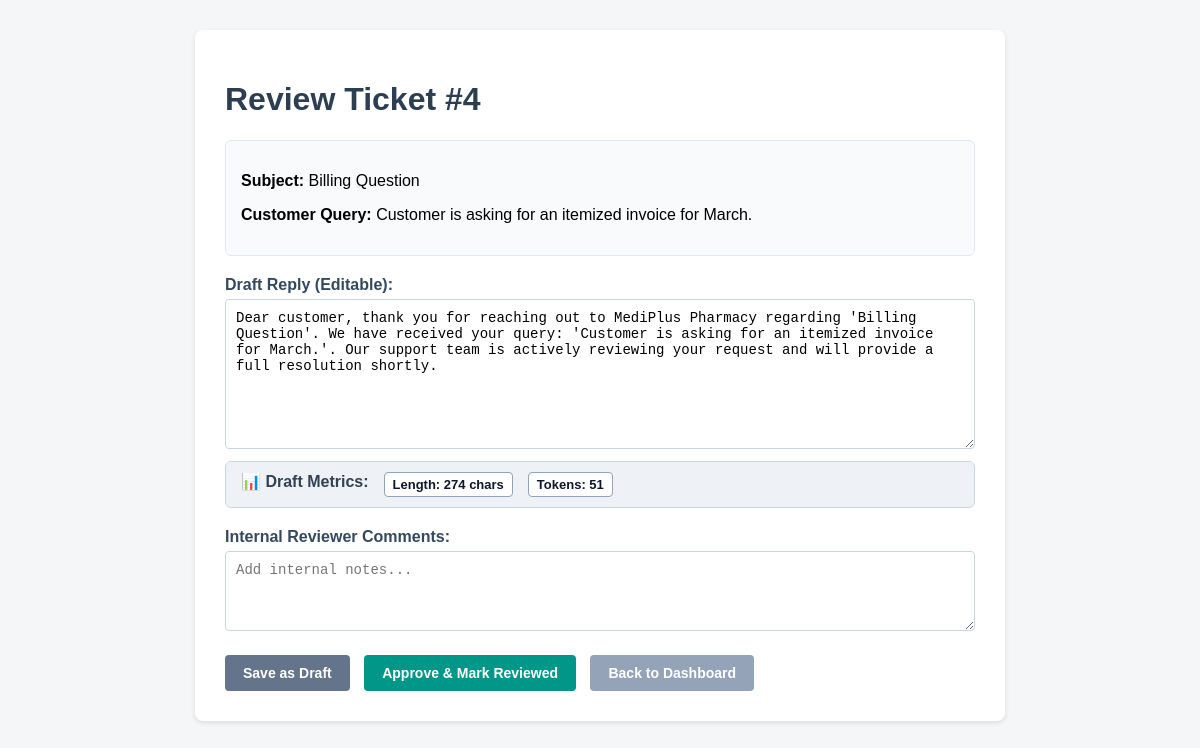
The app's page /review/4 with its own data.
### tables this page shows
CREATE TABLE tickets (
            id INTEGER PRIMARY KEY AUTOINCREMENT,
            subject TEXT NOT NULL,
            content TEXT NOT NULL
        , draft_reply TEXT, status TEXT DEFAULT 'Draft', comment TEXT, draft_length INTEGER DEFAULT 0, token_count INTEGER DEFAULT 0);

### app.py (the view, shortened to what this page needs)
@app.route('/review/<int:ticket_id>', methods=['GET', 'POST'])
def review_ticket(ticket_id):
    init_db()
    conn = sqlite3.connect(DB_NAME)
    cursor = conn.cursor()
    cursor.execute("SELECT id, subject, content, draft_reply, status, comment, draft_length, token_count FROM tickets WHERE id = ?", (ticket_id,))
    ticket = cursor.fetchone()
    conn.close()
    if not ticket:
        return "Ticket not found", 404
    return render_template('review.html', ticket=ticket)

### templates/review.html (shortened to what this page needs)
<!DOCTYPE html>
<html lang="en">
<head>
</head>
<body>
    <div class="container">
        <h1>Review Ticket #{{ ticket[0] }}</h1>
        <div class="ticket-info">
            <p><strong>Subject:</strong> {{ ticket[1] }}</p>
            <p><strong>Customer Query:</strong> {{ ticket[2] }}</p>
        </div>
        <form method="POST">
            <div class="form-group">
                <label for="draft_reply">Draft Reply (Editable):</label>
                <textarea name="draft_reply" id="draft_reply" oninput="updateCharCount()">{{ ticket[3] or '' }}</textarea>
                <div class="metric-box">
                    <span>📊 Draft Metrics:</span>
                    <span class="metric-pill" id="char-metric">Length: {{ ticket[6] or 0 }} chars</span>
                    <span class="metric-pill" id="tok-metric">Tokens: {{ ticket[7] or 0 }}</span>
                </div>
            </div>
            <div class="form-group">
                <label for="comment">Internal Reviewer Comments:</label>
                <textarea name="comment" style="height: 80px;" placeholder="Add internal notes...">{{ ticket[5] or '' }}</textarea>
            </div>
            <button type="submit" name="action" value="save" class="btn btn-secondary">Save as Draft</button>
            <button type="submit" name="action" value="approve" class="btn">Approve & Mark Reviewed</button>
            <a href="/" class="btn btn-secondary" style="background-color: #94a3b8;">Back to Dashboard</a>
        </form>
    </div>
</body>
</html>

### templates/review.html (style rules this page uses)
body { font-family: Arial, sans-serif; margin: 30px; background-color: #f4f6f8; }
.container { background: white; padding: 30px; border-radius: 8px; box-shadow: 0 2px 5px rgba(0,0,0,0.1); max-width: 750px; margin: auto; }
h1 { color: #2c3e50; }
.ticket-info { background: #f8fafc; padding: 15px; border-radius: 6px; margin-bottom: 20px; border: 1px solid #e2e8f0; }
.metric-box { background: #eef2f7; padding: 10px 15px; border-radius: 6px; margin-top: 8px; margin-bottom: 20px; font-weight: bold; color: #334155; border: 1px solid #cbd5e1; display: flex; gap: 15px; }
.metric-pill { background: white; padding: 4px 8px; border-radius: 4px; border: 1px solid #94a3b8; font-size: 13px; color: #0f172a; }
textarea { width: 100%; height: 150px; padding: 10px; font-size: 14px; border-radius: 4px; border: 1px solid #cbd5e1; box-sizing: border-box; }
.btn { padding: 10px 18px; background-color: #009688; color: white; border: none; border-radius: 4px; cursor: pointer; font-size: 14px; font-weight: bold; text-decoration: none; margin-right: 10px; }
.btn-secondary { background-color: #64748b; }
.form-group { margin-bottom: 20px; }
label { display: block; font-weight: bold; margin-bottom: 5px; color: #34495e; }

### records on screen
tickets: id "4", subject "Billing Question", content "Customer is asking for an itemized invoice for March.", draft_reply "Dear customer, thank you for reaching out to MediPlus Pharmacy regarding 'Billing Question'. We have received your query: 'Customer is asking for an itemized invoice for March.'. Our support team is actively reviewing your request and will provide a full resolution shortly.", draft_length "274", token_count "51"
